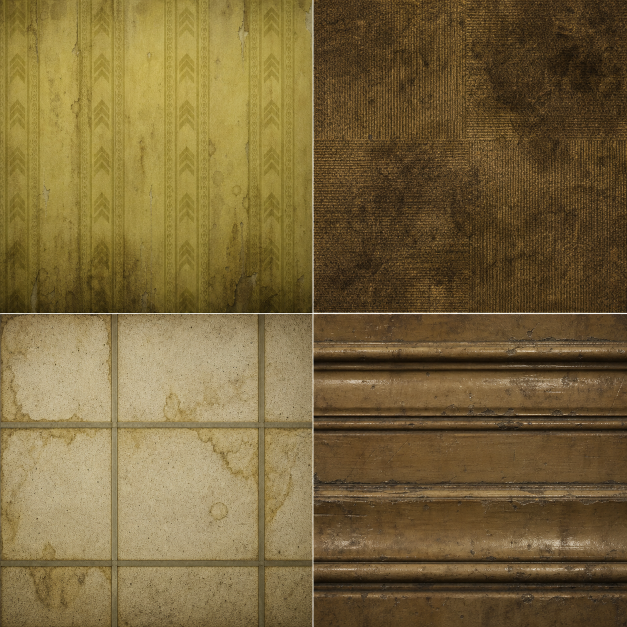
#> input picture gamedesign/projects/backrooms-liminal/art/source/portal_material_source_sheet_v1.png, 1254 x 1254 px (shown at 1/2 size)
$ python build_backrooms_liminal_materials.py
#> lines starting #> are read from the running program, lines starting #| are printed output that depends on the picture
### tools/assets/atomic_io.py
from __future__ import annotations

import json
import shutil
import tempfile
from pathlib import Path
from typing import Any


def atomic_temp_path(path: Path) -> Path:
    path.parent.mkdir(parents=True, exist_ok=True)
    with tempfile.NamedTemporaryFile(
        prefix=f".{path.name}.",
        suffix=".tmp",
        dir=path.parent,
        delete=False,
    ) as handle:
        return Path(handle.name)


def write_text_atomic(path: Path, text: str) -> None:
    path.parent.mkdir(parents=True, exist_ok=True)
    tmp_path = atomic_temp_path(path)
    try:
        tmp_path.write_text(text, encoding="utf-8")
        tmp_path.replace(path)
    finally:
        if tmp_path.exists():
            tmp_path.unlink()


def write_json_atomic(path: Path, data: Any, *, indent: int = 2, trailing_newline: bool = True) -> None:
    text = json.dumps(data, indent=indent)
    if trailing_newline:
        text += "\n"
    write_text_atomic(path, text)


# [26 lines left out: functions copy_file_atomic, save_image_atomic, not called in this run]

### tools/assets/build_backrooms_liminal_materials.py
#!/usr/bin/env python3
"""Build source material atlases for Backrooms Liminal."""

from __future__ import annotations

import sys
from pathlib import Path


ROOT = Path(__file__).resolve().parents[2]
if str(ROOT) not in sys.path:
    sys.path.insert(0, str(ROOT))

from tools.assets.atomic_io import atomic_temp_path, write_json_atomic

try:
    from PIL import Image
except ImportError as exc:  # pragma: no cover - environment failure, surfaced clearly.
    raise SystemExit("error: Pillow is required to build Backrooms material atlas from generated source art") from exc

OUT_DIR = ROOT / "assets" / "backrooms-liminal" / "materials"
ATLAS = OUT_DIR / "portal_material_atlas.ppm"
MANIFEST = OUT_DIR / "portal_material_atlas.json"
SOURCE_IMAGE = ROOT / "gamedesign" / "projects" / "backrooms-liminal" / "art" / "source" / "portal_material_source_sheet_v1.png"
ART_JOB = ROOT / "gamedesign" / "projects" / "backrooms-liminal" / "art_requests" / "t0010_portal_material_atlas_v1.json"
GENERATION_RECORD = ROOT / "gamedesign" / "projects" / "backrooms-liminal" / "art" / "generation_records" / "portal_material_source_sheet_v1.json"
WIDTH = 256
HEIGHT = 256
REGION_SIZE = 128

REGIONS = {
    "wallpaper": [0, 0, REGION_SIZE, REGION_SIZE],
    "carpet": [REGION_SIZE, 0, REGION_SIZE, REGION_SIZE],
    "ceiling_tile": [0, REGION_SIZE, REGION_SIZE, REGION_SIZE],
    "aged_trim": [REGION_SIZE, REGION_SIZE, REGION_SIZE, REGION_SIZE],
}

def paste_rgb_tile(data: bytearray, tile: Image.Image, dst_x: int, dst_y: int) -> None:
    rgb = tile.convert("RGB")
    pixels = rgb.tobytes()
    for y in range(REGION_SIZE):
        src_row = y * REGION_SIZE * 3
        dst_row = ((dst_y + y) * WIDTH + dst_x) * 3
        data[dst_row : dst_row + REGION_SIZE * 3] = pixels[src_row : src_row + REGION_SIZE * 3]


def crop_source_tiles() -> tuple[bytearray, dict[str, list[int]]]:
    if not SOURCE_IMAGE.exists():
        raise SystemExit(f"error: missing material source image: {SOURCE_IMAGE}")
    image = Image.open(SOURCE_IMAGE).convert("RGB")
#> image is the input picture: PIL image 1254x1254 RGB; mean R, G, B 120.6, 101.1, 59.2
    source_width, source_height = image.size
#> source_width = 1254; source_height = 1254
    if source_width < 512 or source_height < 512:
        raise SystemExit(f"error: source image is too small for material atlas: {source_width}x{source_height}")

    half_w = source_width // 2
#> half_w = 627
    half_h = source_height // 2
#> half_h = 627
    inset = max(4, min(source_width, source_height) // 160)
#> inset = 7
    crops = {
        "wallpaper": (0 + inset, 0 + inset, half_w - inset, half_h - inset),
        "carpet": (half_w + inset, 0 + inset, source_width - inset, half_h - inset),
        "ceiling_tile": (0 + inset, half_h + inset, half_w - inset, source_height - inset),
        "aged_trim": (half_w + inset, half_h + inset, source_width - inset, source_height - inset),
    }
    resample = getattr(getattr(Image, "Resampling", Image), "LANCZOS", Image.BICUBIC)
    data = bytearray(WIDTH * HEIGHT * 3)
    for name, (left, top, right, bottom) in crops.items():
        tile = image.crop((left, top, right, bottom)).resize((REGION_SIZE, REGION_SIZE), resample)
        dst_x, dst_y, _, _ = REGIONS[name]
        paste_rgb_tile(data, tile, dst_x, dst_y)
#> this loop made 4 passes
#> pass 1, in crop_source_tiles, `tile = image.crop((left, top, right, bottom)).resize((REGION_SIZE, REG..`:
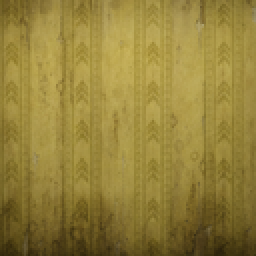
#> tile: PIL image 128x128 RGB (shown 2 times larger); mean R, G, B 147.8, 129, 58.6
#> pass 2, in crop_source_tiles, `tile = image.crop((left, top, right, bottom)).resize((REGION_SIZE, REG..`:
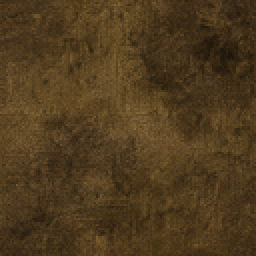
#> tile: PIL image 128x128 RGB (shown 2 times larger); mean R, G, B 79.6, 59.2, 30.4
#> pass 3, in crop_source_tiles, `tile = image.crop((left, top, right, bottom)).resize((REGION_SIZE, REG..`:
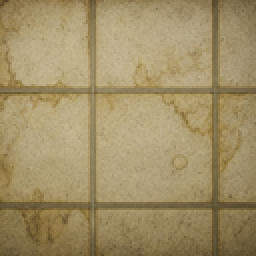
#> tile: PIL image 128x128 RGB (shown 2 times larger); mean R, G, B 161, 143.7, 102.7
    return data, {name: [int(v) for v in rect] for name, rect in crops.items()}


def main() -> None:
    OUT_DIR.mkdir(parents=True, exist_ok=True)
    data, source_crops = crop_source_tiles()
#> source_crops = {'wallpaper': [7, 7, 620, 620], 'carpet': [634, 7, 1247, 620], 'ceiling_tile': [7, 634, 620, 1247], 'aged_trim': [634, 634, 1247, 1247]}

    tmp_atlas = atomic_temp_path(ATLAS)
    try:
        tmp_atlas.write_bytes(f"P6\n{WIDTH} {HEIGHT}\n255\n".encode("ascii") + data)
        tmp_atlas.replace(ATLAS)
    finally:
        if tmp_atlas.exists():
            tmp_atlas.unlink()
    write_json_atomic(
        MANIFEST,
        {
            "schema": "backrooms_liminal.material_atlas",
            "version": 1,
            "atlas": str(ATLAS.relative_to(ROOT)).replace("\\", "/"),
            "format": "ppm_p6_rgb8",
            "width": WIDTH,
            "height": HEIGHT,
            "regions": REGIONS,
            "runtime_usage": "src/clean_seed_main.c portal material texture",
            "provenance": {
                "kind": "generated_source_asset",
                "builder": "tools/assets/build_backrooms_liminal_materials.py",
                "source_image": str(SOURCE_IMAGE.relative_to(ROOT)).replace("\\", "/"),
                "source_crops": source_crops,
                "art_job": str(ART_JOB.relative_to(ROOT)).replace("\\", "/"),
                "generation_record": str(GENERATION_RECORD.relative_to(ROOT)).replace("\\", "/"),
                "note": "Iteration generated source sheet for the portal material contract; replace with a fuller material/PBR pack later if needed.",
            },
        },
    )
    print(f"wrote {ATLAS}")
    print(f"wrote {MANIFEST}")


if __name__ == "__main__":
    main()
